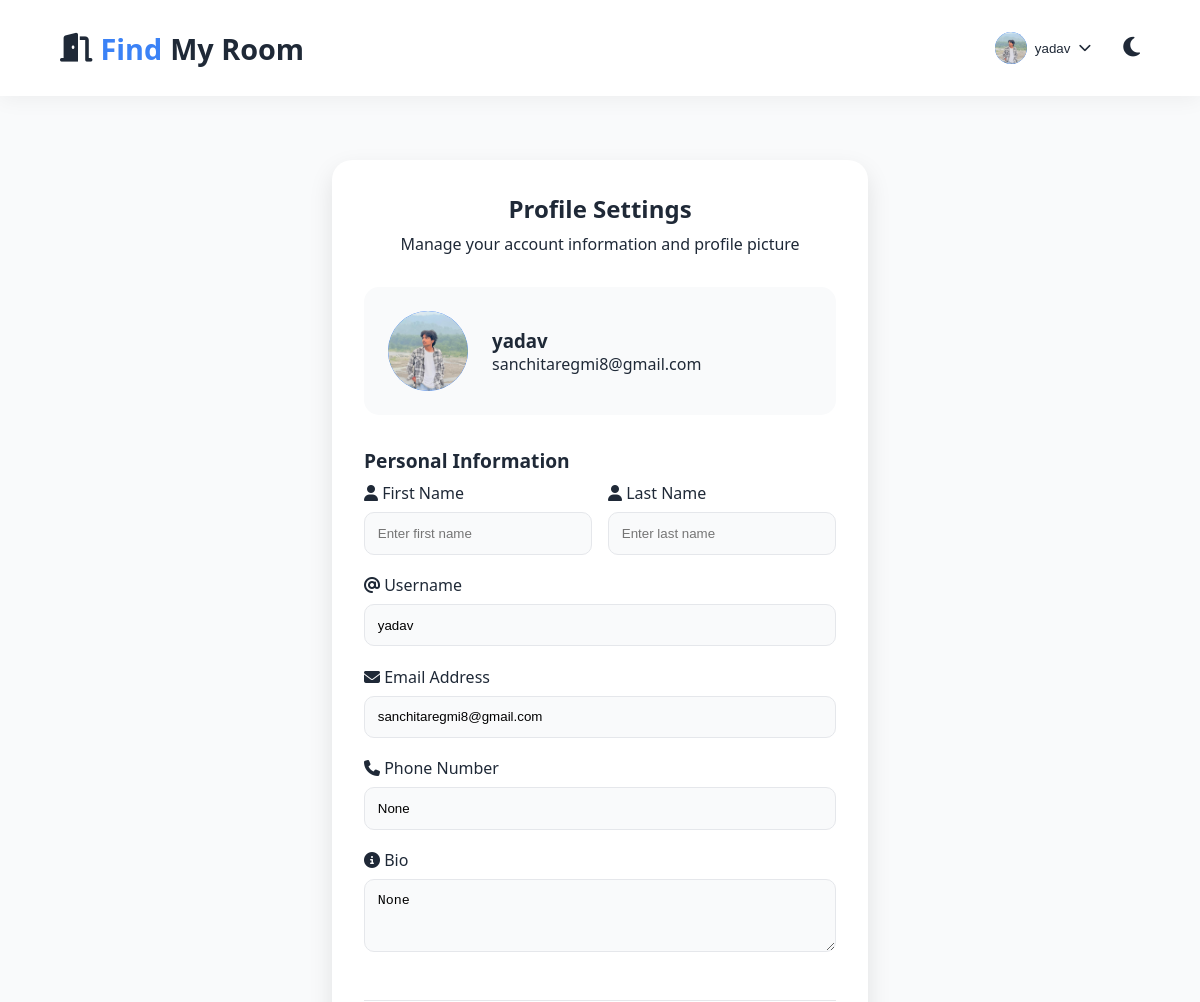
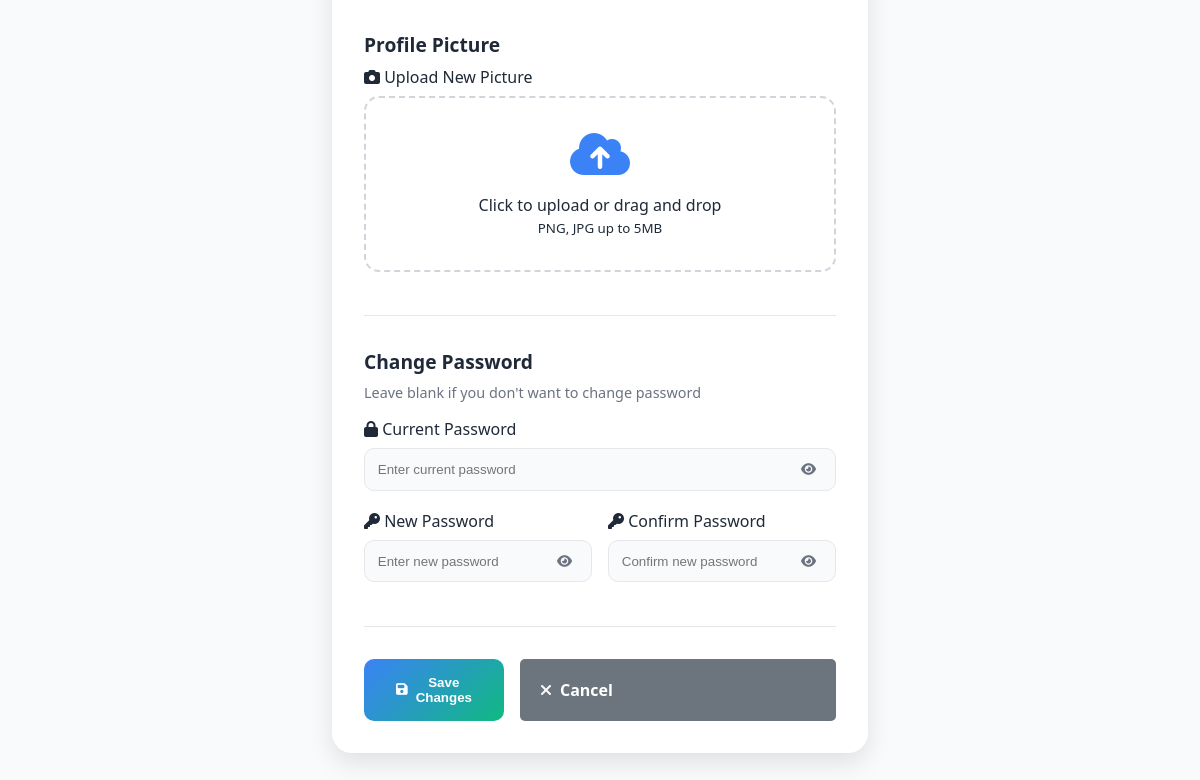
Page /profile/ (signed in) on the committed database (2 pictures, top to bottom).
### started/models.py (models this page shows, shortened)
class UserProfile(models.Model):
    user = models.OneToOneField(User, on_delete=models.CASCADE)
    profile_image = models.ImageField(upload_to='profiles/', blank=True, null=True)
    phone_number = models.CharField(max_length=20, blank=True, null=True)
    bio = models.TextField(max_length=500, blank=True, null=True)
    reset_pin = models.CharField(max_length=6, blank=True, null=True)
    pin_created_at = models.DateTimeField(blank=True, null=True)

### started/views.py (the view, shortened to what this page needs)
# urls.py: path('profile/', views.profile_settings, name='profile_settings'),
@login_required
def profile_settings(request):
    from .models import UserProfile
    profile, created = UserProfile.objects.get_or_create(user=request.user)
    return render(request, 'started/profile_settings.html', {'profile': profile})

### started/templates/started/profile_settings.html (shortened to what this page needs)
{% extends 'started/base.html' %}
{% block content %}
<div class="dashboard">
    <div class="profile-settings-container">
        <div class="profile-settings-card">
            <div class="profile-header">
                <h2>Profile Settings</h2>
                <p>Manage your account information and profile picture</p>
            </div>
            <div class="current-profile">
                <div class="current-avatar">
                    {% if profile.profile_image %}
                        <img src="{{ profile.profile_image.url }}" alt="{{ user.username }}">
                    {% else %}
                        <i class="fas fa-user"></i>
                    {% endif %}
                </div>
                <div class="profile-details">
                    <h3>{{ user.username }}</h3>
                    <p>{{ user.email }}</p>
                </div>
            </div>
            <form method="POST" enctype="multipart/form-data" class="profile-form">
                <div class="form-section">
                    <h3>Personal Information</h3>
                    <div class="form-row">
                        <div class="form-group">
                            <label for="first_name">
                                <i class="fas fa-user"></i>
                                First Name
                            </label>
                            <input type="text" id="first_name" name="first_name" value="{{ user.first_name }}" placeholder="Enter first name">
                        </div>
                        <div class="form-group">
                            <label for="last_name">
                                <i class="fas fa-user"></i>
                                Last Name
                            </label>
                            <input type="text" id="last_name" name="last_name" value="{{ user.last_name }}" placeholder="Enter last name">
                        </div>
                    </div>
                    <div class="form-group">
                        <label for="username">
                            <i class="fas fa-at"></i>
                            Username
                        </label>
                        <input type="text" id="username" name="username" value="{{ user.username }}" required placeholder="Enter username">
                    </div>
                    <div class="form-group">
                        <label for="email">
                            <i class="fas fa-envelope"></i>
                            Email Address
                        </label>
                        <input type="email" id="email" name="email" value="{{ user.email }}" required placeholder="Enter email">
                    </div>
                    <div class="form-group">
                        <label for="phone_number">
                            <i class="fas fa-phone"></i>
                            Phone Number
                        </label>
                        <input type="tel" id="phone_number" name="phone_number" value="{{ profile.phone_number }}" placeholder="Enter phone number">
                    </div>
                    <div class="form-group">
                        <label for="bio">
                            <i class="fas fa-info-circle"></i>
                            Bio
                        </label>
                        <textarea id="bio" name="bio" rows="3" placeholder="Tell us about yourself...">{{ profile.bio }}</textarea>
                    </div>
                </div>
                <div class="form-section">
                    <h3>Profile Picture</h3>
                    <div class="form-group">
                        <label for="profile_image">
                            <i class="fas fa-camera"></i>
                            Upload New Picture
                        </label>
                        <div class="image-upload-area">
                            <div class="upload-placeholder">
                                <i class="fas fa-cloud-upload-alt"></i>
                                <p>Click to upload or drag and drop</p>
                                <small>PNG, JPG up to 5MB</small>
                            </div>
                        </div>
                    </div>
                </div>
                <div class="form-section">
                    <h3>Change Password</h3>
                    <p class="section-desc">Leave blank if you don't want to change password</p>
                    <div class="form-group">
                        <label for="current_password">
                            <i class="fas fa-lock"></i>
                            Current Password
                        </label>
                        <div class="password-input-wrapper">
                            <input type="password" id="current_password" name="current_password" placeholder="Enter current password">
                            <button type="button" class="password-toggle" onclick="togglePassword('current_password')">
                                <i class="fas fa-eye" id="current_password-eye"></i>
                            </button>
                        </div>
                    </div>
                    <div class="form-row">
                        <div class="form-group">
                            <label for="new_password">
                                <i class="fas fa-key"></i>
                                New Password
                            </label>
                            <div class="password-input-wrapper">
                                <input type="password" id="new_password" name="new_password" placeholder="Enter new password">
                                <button type="button" class="password-toggle" onclick="togglePassword('new_password')">
                                    <i class="fas fa-eye" id="new_password-eye"></i>
                                </button>
                            </div>
                        </div>
                        <div class="form-group">
                            <label for="confirm_password">
                                <i class="fas fa-key"></i>
                                Confirm Password
                            </label>
                            <div class="password-input-wrapper">
                                <input type="password" id="confirm_password" name="confirm_password" placeholder="Confirm new password">
                                <button type="button" class="password-toggle" onclick="togglePassword('confirm_password')">
                                    <i class="fas fa-eye" id="confirm_password-eye"></i>
                                </button>
                            </div>
                        </div>
                    </div>
                </div>
                <div class="form-actions">
                    <button type="submit" class="save-btn">
                        <i class="fas fa-save"></i>
                        Save Changes
                    </button>
                    <a href="{% url 'client_dashboard' %}" class="cancel-btn">
                        <i class="fas fa-times"></i>
                        Cancel
                    </a>
                </div>
            </form>
        </div>
    </div>
</div>
{% endblock %}

### started/templates/started/partials/header.html (shortened to what this page needs)
<header class="header">
    <div class="logo">
        <a href="{% url 'home' %}" style="color: inherit; text-decoration: none; display: flex; align-items: center; gap: 8px;">
            <i class="fas fa-door-open"></i>
            <span>Find</span>My Room
        </a>
    </div>
    <div class="header-actions">
        {% if user.is_authenticated %}
            <div class="profile-dropdown" style="display: block !important;">
                <button class="profile-btn" id="profileBtn">
                    <div class="profile-avatar">
                        {% if user.userprofile.profile_image %}
                            <img src="{{ user.userprofile.profile_image.url }}" alt="{{ user.username }}">
                        {% else %}
                            <i class="fas fa-user"></i>
                        {% endif %}
                    </div>
                    <span>{{ user.username }}</span>
                    <i class="fas fa-chevron-down"></i>
                </button>
            </div>
        {% endif %}
        <button class="theme-toggle" id="themeToggle">
            <i class="fas fa-moon"></i>
        </button>
    </div>
</header>

### started/static/started/css/main.css (style rules this page uses)
:root { --light-bg: #f9fafb; --light-card: #ffffff; --light-text: #1f2937; --light-accent: #3B82F6; --light-secondary: #10B981; --dark-bg: #0f172a; --dark-card: #1e293b; --dark-text: #f1f5f9; --dark-accent: #38bdf8; --dark-secondary: #4ade80; --transition: all 0.4s cubic-bezier(0.175, 0.885, 0.32, 1.1); }
* { margin: 0; padding: 0; box-sizing: border-box; transition: var(--transition); }
body { font-family: 'Segoe UI', system-ui, sans-serif; background-color: var(--light-bg); color: var(--light-text); min-height: 100vh; transition: background-color 0.5s ease, color 0.5s ease; }
.header { display: flex; justify-content: space-between; align-items: center; padding: 1.5rem 5%; background-color: var(--light-card); box-shadow: 0 4px 20px rgba(0, 0, 0, 0.05); position: sticky; top: 0; z-index: 100; }
.logo { font-size: 1.8rem; font-weight: 700; display: flex; align-items: center; gap: 0.5rem; }
.logo span { color: var(--light-accent); }
.theme-toggle { background: none; border: none; cursor: pointer; font-size: 1.4rem; color: var(--light-text); transition: transform 0.3s ease; }
.dashboard { padding: 2rem 5%; }
.form-group { margin-bottom: 1.2rem; }
.form-group label { display: block; margin-bottom: 0.5rem; font-weight: 500; }
.form-group input, .form-group select, .form-group textarea { width: 100%; padding: 0.8rem; border: 1px solid #e5e7eb; border-radius: 10px; background: var(--light-bg); }
.header-actions { display: flex; align-items: center; gap: 1rem; position: relative; }
.profile-dropdown { position: relative; display: block !important; }
.profile-btn { display: flex !important; align-items: center; gap: 0.5rem; padding: 0.5rem 1rem; background: none; border: none; border-radius: 8px; color: var(--light-text); font-weight: 500; cursor: pointer; transition: all 0.3s ease; visibility: visible !important; }
.profile-btn i:last-child { font-size: 0.8rem; transition: transform 0.3s ease; }
.profile-avatar { width: 32px; height: 32px; border-radius: 50%; overflow: hidden; display: flex; align-items: center; justify-content: center; background: var(--light-accent) !important; color: white !important; position: relative; }
.profile-avatar img { width: 100%; height: 100%; object-fit: cover; border-radius: 50%; }
.profile-btn { background: none !important; color: var(--light-text) !important; }
.profile-settings-container { max-width: 600px; margin: 0 auto; padding: 2rem; }
.profile-settings-card { background: var(--light-card); border-radius: 20px; padding: 2rem; box-shadow: 0 10px 25px rgba(0, 0, 0, 0.1); }
.profile-header { text-align: center; margin-bottom: 2rem; }
.profile-header h2 { color: var(--light-text); margin-bottom: 0.5rem; }
.current-profile { display: flex; align-items: center; gap: 1.5rem; margin-bottom: 2rem; padding: 1.5rem; background: var(--light-bg); border-radius: 15px; }
.current-avatar { width: 80px; height: 80px; border-radius: 50%; overflow: hidden; display: flex; align-items: center; justify-content: center; background: var(--light-accent); color: white; }
.current-avatar img { width: 100%; height: 100%; object-fit: cover; border-radius: 50%; }
.image-upload-area { position: relative; border: 2px dashed #d1d5db; border-radius: 15px; padding: 2rem; text-align: center; cursor: pointer; transition: all 0.3s ease; }
.upload-placeholder i { font-size: 3rem; color: var(--light-accent); margin-bottom: 1rem; }
.form-actions { display: flex; gap: 1rem; justify-content: center; margin-top: 2rem; }
.save-btn { padding: 1rem 2rem; background: linear-gradient(135deg, var(--light-accent), var(--light-secondary)); color: white; border: none; border-radius: 10px; font-weight: 600; cursor: pointer; display: flex; align-items: center; gap: 0.5rem; transition: all 0.3s ease; }
.cancel-btn { padding: 1rem 2rem; background: #6b7280; color: white; border: none; border-radius: 10px; font-weight: 600; text-decoration: none; display: flex; align-items: center; gap: 0.5rem; transition: all 0.3s ease; }
.form-section { margin-bottom: 2rem; padding-bottom: 1.5rem; border-bottom: 1px solid #e5e7eb; }
.form-section h3 { color: var(--light-text); margin-bottom: 0.5rem; font-size: 1.2rem; }
.section-desc { color: #6b7280; font-size: 0.9rem; margin-bottom: 1rem; }
.form-row { display: grid; grid-template-columns: 1fr 1fr; gap: 1rem; }
.cancel-btn { background: #6b7280; color: white; border: none; padding: 1rem 2rem; border-radius: 12px; font-weight: 600; cursor: pointer; transition: all 0.3s ease; }

### rows in the picture
UserProfile: profile_image (picture), phone_number "None", bio "None"

### other values in the picture
{{ user.username }} "yadav"
{{ user.email }} "sanchitaregmi8@gmail.com"
